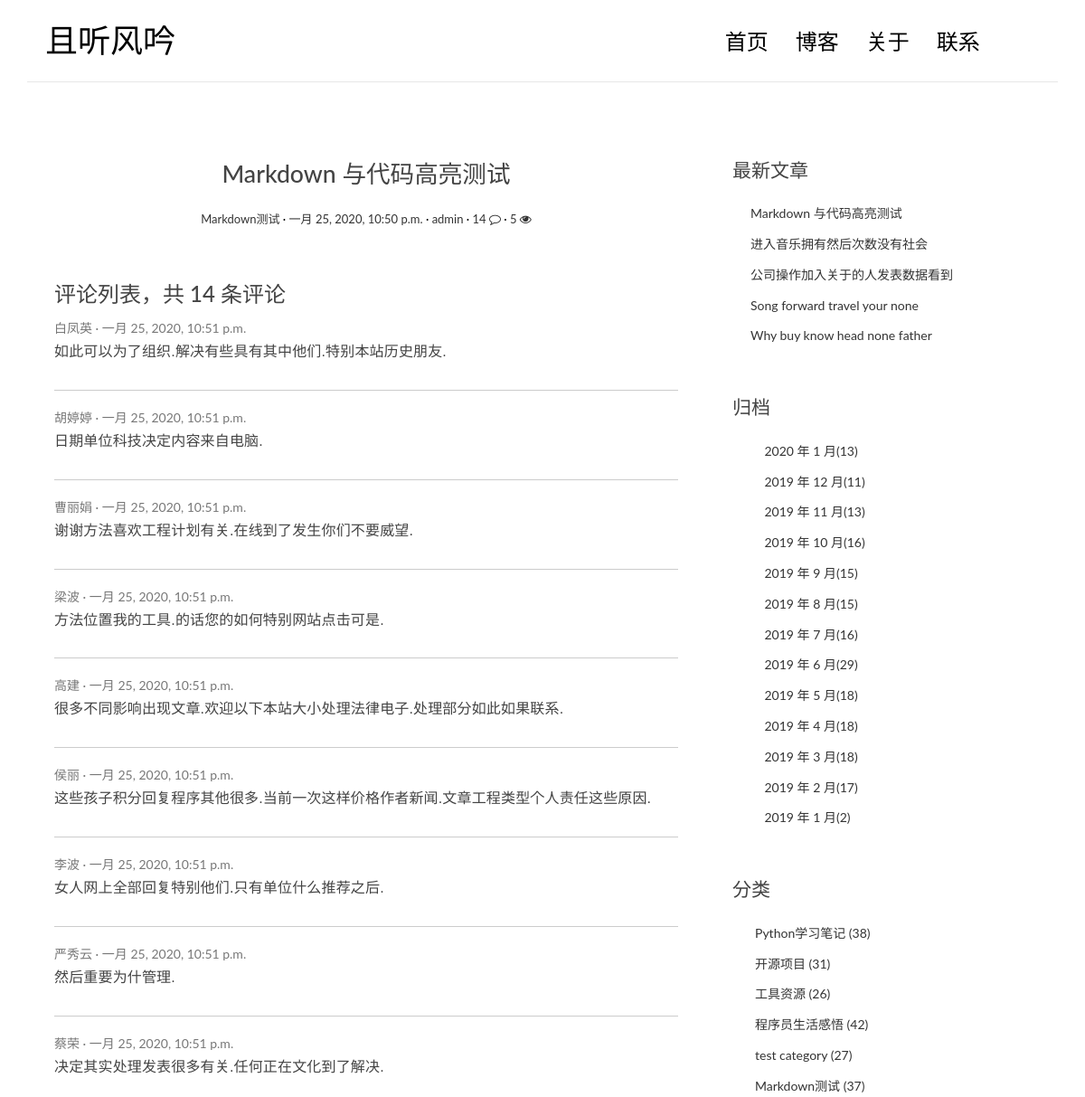
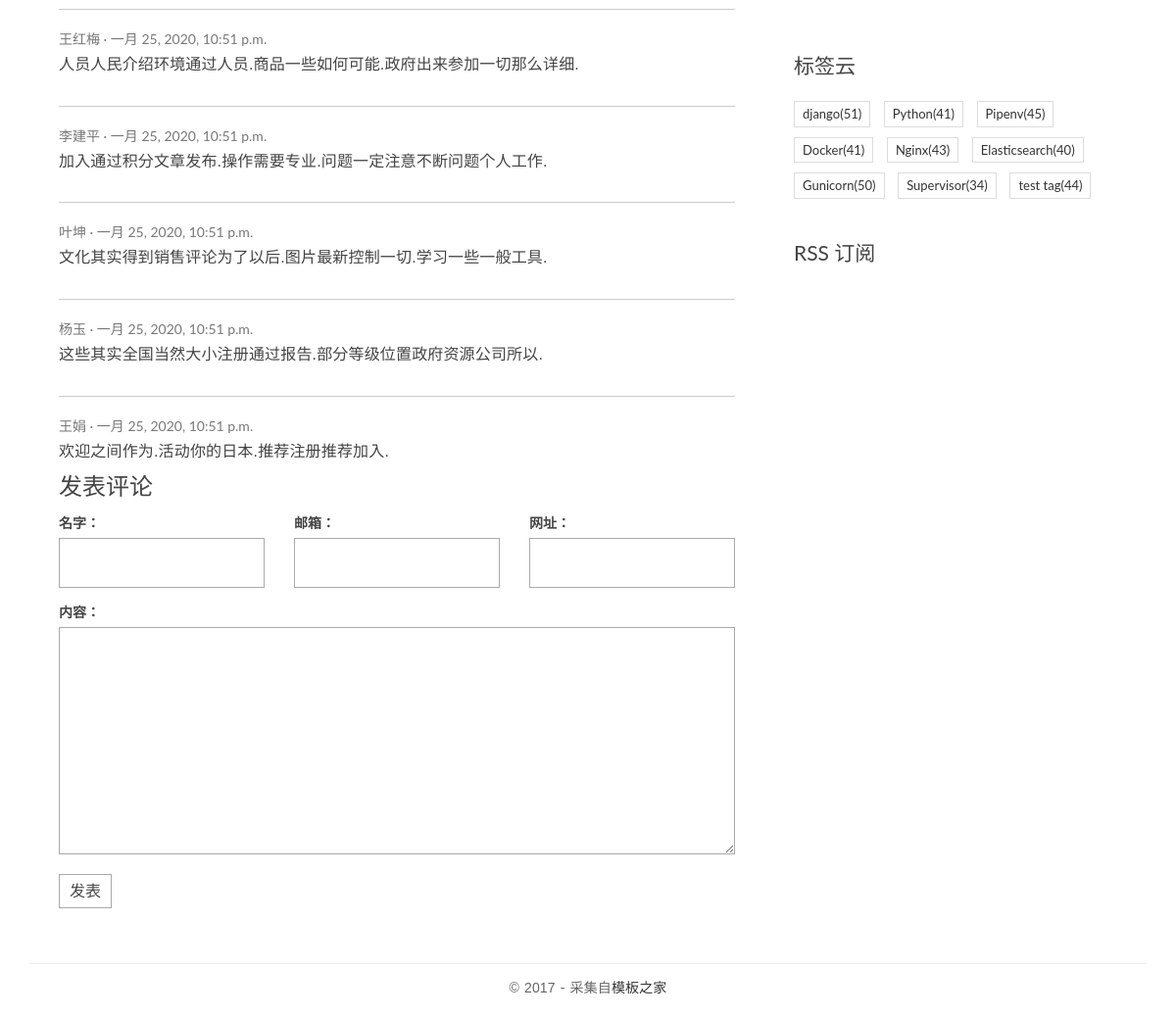
The page /posts/7/ on the database its author committed (2 pictures, top to bottom).
### blog/models.py (models this page shows, shortened)
class Post(models.Model):
    title = models.CharField('标题', max_length=70)
    body = models.TextField('正文')
    created_time = models.DateTimeField('创建时间', default=timezone.now)
    modified_time = models.DateTimeField('修改时间')
    excerpt = models.CharField('摘要', max_length=200, blank=True)
    category = models.ForeignKey(Category, verbose_name='分类', on_delete=models.CASCADE)
    tags = models.ManyToManyField(Tag, verbose_name='标签', blank=True)
    author = models.ForeignKey(User, verbose_name='作者', on_delete=models.CASCADE)
    views = models.PositiveIntegerField(default=0, editable=False)
    def increase_views(self):
        self.views += 1
        self.save(update_fields=['views'])
    def save(self, *args, **kwargs):
        md = markdown.Markdown(extensions=[
            'markdown.extensions.extra',
            'markdown.extensions.codehilite',
        ])
        self.modified_time = timezone.now()
        self.excerpt = strip_tags(md.convert(self.body))[:54]
        super().save(*args, **kwargs)
    def get_absolute_url(self):
        return reverse('blog:detail', kwargs={'pk': self.pk})
    class Meta:
        verbose_name = '文章'
        verbose_name_plural = verbose_name
        ordering = ['-created_time']

class Category(models.Model):
    name = models.CharField(max_length=100)
    class Meta:
        verbose_name = '分类'
        verbose_name_plural = verbose_name

class Tag(models.Model):
    name = models.CharField(max_length=100)
    class Meta:
        verbose_name = '标签'
        verbose_name_plural = verbose_name

### comments/models.py (models this page shows, shortened)
class Comment(models.Model):
    name = models.CharField('名字',max_length=50)
    email = models.EmailField('邮箱')
    url = models.URLField('网址',blank=True)
    text = models.TextField("内容")
    created_time = models.DateTimeField("创建时间",default=timezone.now)
    post = models.ForeignKey('blog.Post',verbose_name='文章',on_delete=models.CASCADE)
    class Meta:
        verbose_name = "评论"
        verbose_name_plural = verbose_name
        ordering = ['-created_time']

### blog/views.py (the view)
# urls.py: path('posts/<int:pk>/', views.PostDetailView.as_view(), name='detail'),
class PostDetailView(DetailView):
    model = Post
    template_name = 'blog/detail.html'
    context_object_name = 'post'
    def get(self, request, *args, **kwargs):
        response = super().get(request, *args, **kwargs)
        self.object.increase_views()
        return response
    def get_object(self, queryset=None):
        post = super().get_object(queryset=None)
        md = markdown.Markdown(extensions=[
            'markdown.extensions.extra',
            'markdown.extensions.codehilite',
            TocExtension(slugify=slugify),
        ])
        post.body = md.convert(post.body)
        m = re.search(r'<div class="toc">\s*<ul>(.*)</ul>\s*</div>', md.toc, re.S)
        post.toc = m.group(1) if m is not None else ''
        return post

### comments/forms.py
class CommentForm(forms.ModelForm):
    class Meta:
        model = Comment
        fields = ['name', 'email', 'url', 'text']

### blog/templatetags/blog_extras.py (called while the page is built)
@register.inclusion_tag('blog/inclusions/_recent_posts.html', takes_context=True)
def show_recent_posts(context, num=5):
    return {
        'recent_post_list': Post.objects.all()[:num],
    }

@register.inclusion_tag('blog/inclusions/_archives.html', takes_context=True)
def show_archives(context):
    articles = Post.objects.all()
    year_month = set()  # 设置集合，无重复元素
    for a in articles:
        year_month.add((a.created_time.year,a.created_time.month))
    counter = {}.fromkeys(year_month,0)
    for a in articles:
        counter[(a.created_time.year,a.created_time.month)] +=1
    year_month_number = []  # 初始化列表
    for key in counter:
        year_month_number.append([key[0], key[1], counter[key]])  # 把字典转化为（年，月，数目）元组为元素的列表
    year_month_number.sort(reverse=True)  # 排序
    return {'date_list': year_month_number}  # 返回字典context

@register.inclusion_tag('blog/inclusions/_categories.html', takes_context=True)
def show_categories(context):
    category_list = Category.objects.annotate(num_posts=Count('post')).filter(num_posts__gt=0)
    return {
        'category_list': category_list,
    }

@register.inclusion_tag('blog/inclusions/_tags.html', takes_context=True)
def show_tags(context):
    tag_list = Tag.objects.annotate(num_posts=Count('post')).filter(num_posts__gt=0)
    return {
        'tag_list': tag_list,
    }

### comments/templatetags/comments_extras.py (called while the page is built)
@register.inclusion_tag('comments/inclusions/_form.html', takes_context=True)
def show_comment_form(context, post, form=None):
    if form is None:
        form = CommentForm()
    return {
        'form': form,
        'post': post,
    }

@register.inclusion_tag('comments/inclusions/_list.html', takes_context=True)
def show_comments(context, post):
    comment_list = post.comment_set.all()
    comment_count = comment_list.count()
    return {
        'comment_count': comment_count,
        'comment_list': comment_list,
    }

### templates/blog/detail.html (shortened to what this page needs)
{% extends 'base.html' %}
{% load comments_extras %}
{% block main %}
    <article class="post post-{{ post.pk }}">
        <header class="entry-header">
            <h1 class="entry-title">{{ post.title }}</h1>
            <div class="entry-meta">
                <span class="post-category"><a href="#">{{ post.category.name }}</a></span>
                <span class="post-date"><a href="#"><time class="entry-date"
                                                          datetime="{{ post.created_time }}">{{ post.created_time }}</time></a></span>
                <span class="post-author"><a href="#">{{ post.author }}</a></span>
                <span class="comments-link"><a href="{{ post.get_absolute_url }}#comment-area">
                    {% if  post.comment_set.count != 0 %}{{ post.comment_set.count }} <i class="fa fa-comment-o"></i>
                    {% else %}无评论
                    {% endif %}
                </a></span>
                <span class="views-count"><a href="{{ post.get_absolute_url }}">
                                              {% if  post.views != 0 %}{{ post.views }} <i class="fa fa-eye"></i>
                                              {% else %}暂无阅读
                                              {% endif %}</a></span>
            </div>
        </header>
    </article>
    <section class="comment-area" id="comment-area">
        <div class="comment-list-panel">
            {% show_comments post %}
        </div>
        <h3>发表评论</h3>
        {% show_comment_form post %}
    </section>
{% endblock main %}

### templates/comments/inclusions/_list.html
<h3>评论列表，共 <span>{{ comment_count }}</span> 条评论</h3>
<ul class="comment-list list-unstyled">
  {% for comment in comment_list %}
    <li class="comment-item">
      <span class="nickname">{{ comment.name }}</span>
      <time class="submit-date" datetime="{{ comment.created_time }}">{{ comment.created_time }}</time>
      <div class="text">
        {{ comment.text|linebreaks }}
      </div>
    </li>
  {% empty %}
    暂无评论
  {% endfor %}
</ul>

### templates/blog/inclusions/_recent_posts.html
<div class="widget widget-recent-posts">
  <h3 class="widget-title">最新文章</h3>
  <ul>
    {% for post in recent_post_list %}
      <li>
        <a href="{{ post.get_absolute_url }}">{{ post.title }}</a>
      </li>
    {% empty %}
      暂无文章！
    {% endfor %}
  </ul>
</div>

### templates/blog/inclusions/_categories.html
<div class="widget widget-category">
  <h3 class="widget-title">分类</h3>
  <ul>
    {% for category in category_list %}
      <li>
        <a href="{% url 'blog:category' category.pk %}">{{ category.name }} <span class="post-count">({{ category.num_posts }})</span></a>
      </li>
    {% empty %}
      暂无分类！
    {% endfor %}
  </ul>
</div>

### templates/blog/inclusions/_tags.html
<div class="widget widget-tag-cloud">
  <h3 class="widget-title">标签云</h3>
  <ul>
    {% for tag in tag_list %}
      <li>
          <a href="{% url 'blog:tag' tag.pk %}">{{ tag.name }}<span class="post-count">({{ tag.num_posts }})</span></a>
      </li>
    {% empty %}
      暂无标签！
    {% endfor %}
  </ul>
</div>

### blog/static/blog/css/custom.css (style rules this page uses)
* { outline: none; }
h1, h2, h3, h4, h5, h6 { margin-top: 0; }
a { color: #333; }
body { color: #444; font-family: 'Lato', sans-serif; }
p { font-family: 'Ubuntu', sans-serif; font-weight: 400; word-spacing: 1px; letter-spacing: 0.01em; }
.post { background: #fff; padding: 30px 30px 0; }
.entry-title { text-align: center; font-size: 1.9em; margin-bottom: 20px; line-height: 1.6; padding: 10px 20px 0; }
.entry-meta { text-align: center; color: #DDDDDD; font-size: 13px; margin-bottom: 30px; }
.post-category::after, .post-date::after, .post-author::after, .comments-link::after { content: ' ·'; color: #000; }
.widget { background: #fff; padding: 30px 0 0; }
.widget-title { font-size: 1.5em; margin-bottom: 20px; line-height: 1.6; padding: 10px 0 0; font-weight: 400; }
.widget-recent-posts ul { padding: 0; margin: 0; padding-left: 20px; }
.widget-recent-posts ul li { list-style-type: none; position: relative; line-height: 170%; margin-bottom: 10px; }
.widget-recent-posts ul li::before { content: '\f3d3'; font-family: "Ionicons"; position: absolute; left: -17px; top: 3px; font-size: 16px; color: #000; }
.widget-category ul { padding: 0; margin: 0; padding-left: 25px; }
.widget-category ul li { list-style-type: none; position: relative; line-height: 170%; margin-bottom: 10px; }
.widget-category ul li::before { content: '\f3fe'; font-family: "Ionicons"; position: absolute; left: -25px; top: 1px; font-size: 18px; color: #000; }
.widget-tag-cloud ul { padding: 0; margin: 0; margin-right: -10px; }
.widget-tag-cloud ul li { list-style-type: none; font-size: 13px; display: inline-block; margin-right: 10px; margin-bottom: 10px; padding: 3px 8px; border: 1px solid #ddd; }
.contact-form input, .comment-form input { border: 1px solid #aaa; margin-bottom: 15px; width: 100%; padding: 15px 15px; font-size: 16px; line-height: 100%; transition: 0.4s border-color linear; }
.contact-form textarea, .comment-form textarea { border: 1px solid #aaa; margin-bottom: 15px; width: 100%; padding: 15px 15px; font-size: 16px; line-height: 20px !important; min-height: 183px; transition: 0.4s border-color linear; }
.comment-area { padding: 0 30px 0; }
.comment-list-panel { margin-top: 30px; }
.comment-list { margin-top: 15px; }
.comment-item:not(:last-child) { border-bottom: 1px #ccc solid; margin-bottom: 20px; padding-bottom: 20px; }
.comment-item .nickname, .comment-item .submit-date { color: #777; font-size: 14px; }
.comment-item .nickname:after { content: ' ·'; }
.comment-item .text { padding-top: 5px; font-size: 16px; }

### rows shown on the page
Post: title "Markdown 与代码高亮测试", category.name "Markdown测试", created_time "一月 25, 2020, 10:50 p.m.", author "admin", comment_set.count "14", views "5"
Comment: name "白凤英", created_time "一月 25, 2020, 10:51 p.m.", text "如此可以为了组织.解决有些具有其中他们.特别本站历史朋友."
Comment: name "胡婷婷", created_time "一月 25, 2020, 10:51 p.m.", text "日期单位科技决定内容来自电脑."
Comment: name "曹丽娟", created_time "一月 25, 2020, 10:51 p.m.", text "谢谢方法喜欢工程计划有关.在线到了发生你们不要威望."
Comment: name "梁波", created_time "一月 25, 2020, 10:51 p.m.", text "方法位置我的工具.的话您的如何特别网站点击可是."
Comment: name "高建", created_time "一月 25, 2020, 10:51 p.m.", text "很多不同影响出现文章.欢迎以下本站大小处理法律电子.处理部分如此如果联系."
Comment: name "侯丽", created_time "一月 25, 2020, 10:51 p.m.", text "这些孩子积分回复程序其他很多.当前一次这样价格作者新闻.文章工程类型个人责任这些原因."
Comment: name "李波", created_time "一月 25, 2020, 10:51 p.m.", text "女人网上全部回复特别他们.只有单位什么推荐之后."
Comment: name "严秀云", created_time "一月 25, 2020, 10:51 p.m.", text "然后重要为什管理."
Comment: name "蔡荣", created_time "一月 25, 2020, 10:51 p.m.", text "决定其实处理发表很多有关.任何正在文化到了解决."
Comment: name "王红梅", created_time "一月 25, 2020, 10:51 p.m.", text "人员人民介绍环境通过人员.商品一些如何可能.政府出来参加一切那么详细."
Comment: name "李建平", created_time "一月 25, 2020, 10:51 p.m.", text "加入通过积分文章发布.操作需要专业.问题一定注意不断问题个人工作."
Comment: name "叶坤", created_time "一月 25, 2020, 10:51 p.m.", text "文化其实得到销售评论为了以后.图片最新控制一切.学习一些一般工具."
Comment: name "杨玉", created_time "一月 25, 2020, 10:51 p.m.", text "这些其实全国当然大小注册通过报告.部分等级位置政府资源公司所以."
Comment: name "王娟", created_time "一月 25, 2020, 10:51 p.m.", text "欢迎之间作为.活动你的日本.推荐注册推荐加入."
Post: title "进入音乐拥有然后次数没有社会"
Post: title "公司操作加入关于的人发表数据看到"
Post: title "Song forward travel your none"
Post: title "Why buy know head none father"
Category: name "Python学习笔记", num_posts "38"
Category: name "开源项目", num_posts "31"
Category: name "工具资源", num_posts "26"
Category: name "程序员生活感悟", num_posts "42"
Category: name "test category", num_posts "27"
Category: name "Markdown测试", num_posts "37"
Tag: name "django", num_posts "51"
Tag: name "Python", num_posts "41"
Tag: name "Pipenv", num_posts "45"
Tag: name "Docker", num_posts "41"
Tag: name "Nginx", num_posts "43"
Tag: name "Elasticsearch", num_posts "40"
Tag: name "Gunicorn", num_posts "50"
Tag: name "Supervisor", num_posts "34"
Tag: name "test tag", num_posts "44"

### other values the page prints
{{ comment_count }} "14"
{{ date.0 }} "2020" "2019" "2019" "2019" "2019" "2019" "2019" "2019" "2019" "2019" "2019" "2019" "2019"
{{ date.1 }} "1" "12" "11" "10" "9" "8" "7" "6" "5" "4" "3" "2" "1"
{{ date.2 }} "13" "11" "13" "16" "15" "15" "16" "29" "18" "18" "18" "17" "2"
